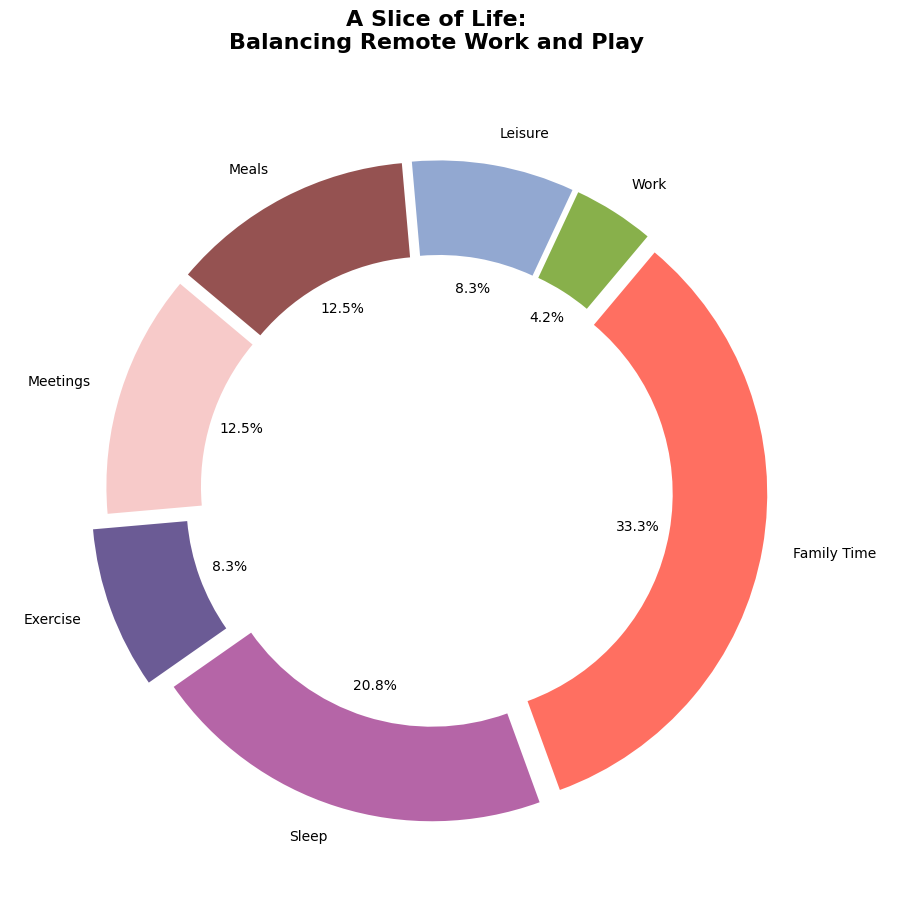

This chart was generated by the following Python code:
import matplotlib.pyplot as plt
import numpy as np

activities = ['Meetings', 'Exercise', 'Sleep', 'Family Time', 'Work', 'Leisure', 'Meals']
hours = np.array([3, 2, 5, 8, 1, 2, 3])
colors = ['#F7CAC9', '#6B5B95', '#B565A7', '#FF6F61', '#88B04B', '#92A8D1', '#955251']

fig, ax = plt.subplots(figsize=(9, 9))

explode = [0.1 if activity == 'Exercise' else 0.05 for activity in activities]
ax.pie(
    hours, 
    labels=activities, 
    autopct='%1.1f%%', 
    startangle=140, 
    colors=colors, 
    explode=explode,
    wedgeprops=dict(width=0.3)
)

ax.set_aspect('equal')
plt.title("A Slice of Life:\nBalancing Remote Work and Play", fontsize=16, fontweight='bold', y=1.05)
plt.tight_layout()
plt.show()
